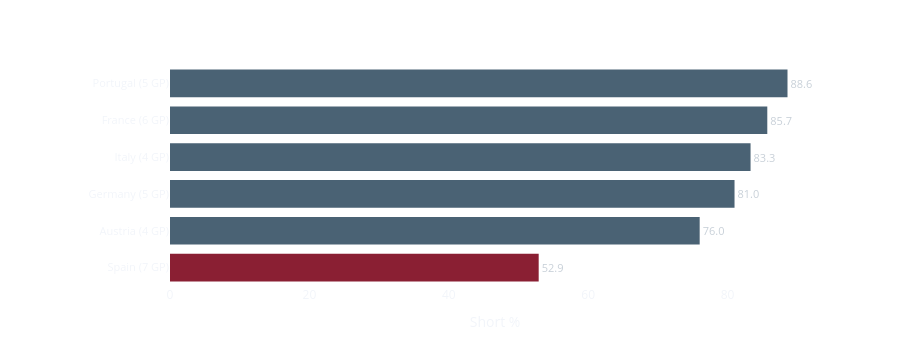

This figure's notebook cell:
### Markdown cell above
---
## 1. GK Distribution Type — Short vs Long

### 1a. Short Distribution %
Teams ranked by the percentage of goal kicks played short (receiver in zones 1–6, own third).  
**Higher = more committed to short build-up from the GK.**

### Code cell
# ══════════════════════════════════════════════════════════════
# CELL 7 — KPI 1: Short Distribution %
# ══════════════════════════════════════════════════════════════

fig_short = build_benchmark_bar(
    kpi_df,
    value_col='short_pct',
    title='🏆 Short Distribution % — Top 5',
    subtitle=f'Euro 2024 · {HIGHLIGHT_TEAM} highlighted · Higher = more short build-up',
    x_title='Short %',
    ascending=False,   # highest on top
    top_n=5,
)
fig_short.show()

### Figure 1 — Plotly figure (JSON) as saved in the notebook; plotly's stock layout.template omitted (floating-point values rounded to 4 significant figures)
{"data": [{"hovertemplate": "<b>%{y}</b><br>Short %: %{x:.1f}<extra></extra>", "marker": {"color": ["#8a1f33", "#4a6274", "#4a6274", "#4a6274", "#4a6274", "#4a6274"], "line": {"width": 0}}, "orientation": "h", "text": ["52.9", "76.0", "81.0", "83.3", "85.7", "88.6"], "textfont": {"color": "#c8d0d8", "size": 11}, "textposition": "outside", "type": "bar", "x": [52.9, 76.0, 81.0, 83.3, 85.7, 88.6], "y": ["Spain (7 GP)", "Austria (4 GP)", "Germany (5 GP)", "Italy (4 GP)", "France (6 GP)", "Portugal (5 GP)"]}], "layout": {"bargap": 0.25, "height": 340, "margin": {"b": 40, "l": 170, "r": 80, "t": 65}, "paper_bgcolor": "rgba(0,0,0,0)", "plot_bgcolor": "rgba(0,0,0,0)", "showlegend": false, "title": {"font": {"color": "white", "size": 15}, "text": "🏆 Short Distribution % — Top 5<br><sup style=\"color:rgba(255,255,255,0.55)\">Euro 2024 · Spain highlighted · Higher = more short build-up</sup>"}, "xaxis": {"gridcolor": "rgba(255,255,255,0.06)", "title": {"text": "Short %"}, "zeroline": false}, "yaxis": {"tickfont": {"size": 11}, "title": {"text": ""}}}}
